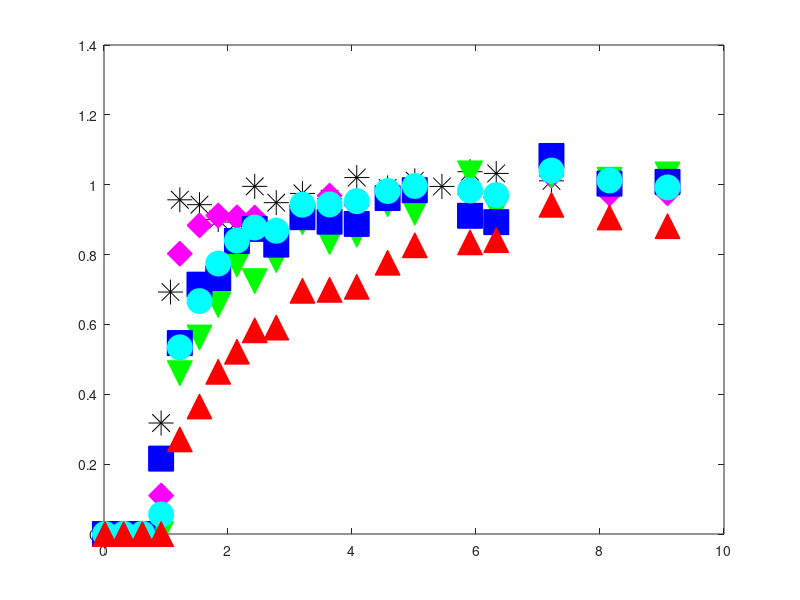

The MATLAB script that drew this image: (Note: this script raises an error after producing the figure.)
clear



%first-type BC;
%kinetic model;
%see Van Genuchten pg. 16 and 28:

%data = csvread('Obj1b_part1_data.csv',1,0);
gas_min = xlsread('GB2_gas_data.csv','A2:A21'); %time in min
data_time = gas_min.*60;
ethane = xlsread('GB2_gas_data.csv','B2:B21');
helium = xlsread('GB2_gas_data.csv','C2:C21');
n2o = xlsread('GB2_gas_data.csv','D2:D21');
sf6 = xlsread('GB2_gas_data.csv','E2:E21');
ch4 = xlsread('GB2_gas_data.csv','F2:F21');
br_min = xlsread('GB2_br_data.csv','A2:A28');
br_time = br_min.*60;
Br = xlsread('GB2_br_data.csv','B2:B28');


%time units are in seconds;
%length units are in m;

C_o = 1; %dimensionless
t = 0:50:40000;
D = 2.2e-7;    %dispersion coefficients, m2/s, default 5e-7; determined from bromide only.
    %%%%%%1.3e-6 for bromide
v = 7.67e-5;   %velocity, m/s, default 1e-4 m/s
    %%%%%%%4.65e-5 for bromide
    %try 1.19e-4 to 1.43e-4, expected values based on reactor geometry +
    %porosity
L = .3048;

data_PV = v.*data_time./L;
brdata_PV = v.*br_time./L;

figure(11)
clf
h1 = plot(brdata_PV, Br, '*k', 'MarkerSize', 18);
hold on
h2 = plot(data_PV, n2o, 'dm', 'MarkerFaceColor', 'm', 'MarkerSize', 18);
hold on
h3 = plot(data_PV, sf6, 'vg','MarkerFaceColor', 'g', 'MarkerSize', 18);
hold on
h4 = plot(data_PV, ethane, 'sb','MarkerFaceColor', 'b', 'MarkerSize', 18);
hold on
h5 = plot(data_PV, ch4, 'oc','MarkerFaceColor', 'c', 'MarkerSize', 18);
hold on
h6 = plot(data_PV, helium, '^r','MarkerFaceColor', 'r', 'MarkerSize', 18);
hold on

%%%Bromide
measured = Br;

D = 2.2e-7;%1.6e-7:0.025e-7:2e-7;    %dispersion coefficients, m2/s, default 5e-7; determined from bromide only.
    %%%%%%1.3e-6 for bromide
v = 7.67e-5;%7.4e-5:0.025e-5:7.6e-5;   %velocity, m/s, default 1e-4 m/s

R = 1.00000001;%ethR0;
%heR = 5;        %MUST BE > 1
alpha = .0001;    %rate constant, try starting in the range 5e-4 to 5e-3

                    %1/s, 100 d^-1 from Geistlinger (2005) = 1e-3 1/s
                    %vulava has 5e-4 - 1e-3  1/s for alpha for SF6, so
                    %probably faster for Helium, N2O
                    %velocity in bioreactor on the order of .003 m/s, much slower than in Vulava, so 
                    %expect lower alpha

%dimensionless parameters
%defined in Van Genuchten pg. 15, with the exception of w, beta, and R
%For w and beta, defined on pg. 28 for one-site kinetic
%non-equilibrium adsorption.  For R, comes from Fry et al. (1994) and Vulava et al. (2002): 
%R = 1 + KH*(Vg/Vw)   %use this with specific K_H values to determine Vg/Vw
%based on fit R parameter

loopcnt = 0;

results_matrix = zeros(length(D)*length(v),4);



for j = 1:length(v)
    
    for k = 1:length(D)

        
P = v(j)*L/D(k); %Peclet number
PV = v(j).*t./L;     %pore volumes, tau in equations in Table 2 in Van Genuchten
data_PV_br = v(j).*br_time./L;
w = alpha*L*(R-1)/v(j);
beta = 1/R;

%G term in Van Genuchten, equation SI-1 in Table 2:
G_T = .5 *  erfc( sqrt(P./(4.*beta.*R.*PV)).*(beta*R-PV)) + .5*exp(P).*erfc( sqrt (P./(4.*beta.*R.*PV) ).*(beta*R + PV) );
%IMPORTANT NOTE: Equation SI-1 in Table 2 has the final term as beta*R-tau.
%I think this is an error and that it should be beta*R+tau.  At the top of page 18 they note: 
%"Expressions for G(T) in Table 2 follow from those given in Table 1 by replacing T by
%tau and R by (beta*R).  In Table 1, the final term is R+T, so based on
%their statement the final term should be B*R+tau.
%This is how it is coded above, and this equation gives an effluent C
%ranging from 0 to 1, while the original equation from Van Genuchten has an
%effluent C ranging from 0 to a number much greater than 1.

%exponential term multiplied by G
term = exp(-w.*PV/(beta*R));

%some figures to visualize how each of these terms are affected by
%different fit parameters:
%use these to troubleshoot problems if the model acts weird with certain
%paremeters.
%figure(5)
%plot(PV,term)
%title('Term')

integrand_vec = zeros(1,length(PV));

delta_tau = 0.001;   %tau time increment, also d_tau dummy variable

for i = 2:length(PV)  %2:length(PV)
    
    tau = (0:delta_tau:PV(i));
    
G_tau = .5 *  erfc( sqrt(P./(4.*beta.*R.*tau)).*(beta*R-tau)) + .5*exp(P).*erfc( sqrt (P./(4.*beta.*R.*tau) ).*(beta*R + tau) );
    
    a = w.*tau;
    b = w.*(PV(i) - tau)./( (1 - beta)*R );
    
    squig = 2*sqrt(a.*b);
    
%In equation 36, the I_0 and I_1 are modified bessel functions, see
%notation on pg. 50-51
I_0 = besseli(0,squig);  %modified bessel function of the first kind, order 0
I_1 = besseli(1,squig);  %modified bessel function of the first kind, order 1
    
%H term defined by Equation 36:
H = exp(-a-b).* (I_0/beta + (squig.*I_1)./(2.*b.*(1-beta)) );


prod = G_tau.*H;

integrand = delta_tau*trapz(prod(1:length(prod)-1));   %last element of product is NaN, since the last element of H is NaN ...
                                                    %due to division by 0
                                                    %in b term
integrand_vec(i) = integrand;


end


%first_term = G_T.*term;
%figure(14)
%plot(PV,first_term)
%title('G*exp term')

%C = G(1:length(G)-1).*term(1:length(term)-1) + (w/R).*ConvInt;   %equation 35 in van genuchten
C = G_T.*term + w/R .* integrand_vec;


%find indices in PV that are closest PV to data: 
edges = [-Inf, mean([PV(2:end); PV(1:end-1)]), +Inf];
%I = discretize(data_PV_br, edges);
I = discretize(data_PV_br, edges);

RSS = sum((C(I) - measured').^2)


loopcnt = loopcnt + 1

     results_matrix(loopcnt,1) = loopcnt;
     results_matrix(loopcnt,2) = v(j);
     results_matrix(loopcnt,4) = D(k);
     results_matrix(loopcnt,5) = RSS;
     
     
    end
end

plot(PV, C, '-k', 'LineWidth',1.5)
hold on



%%%N2O
measured = n2o;

R = 1.11;%1.1:0.05:1.7;%1.7;%ethR0;
%heR = 5;        %MUST BE > 1
alpha = 2e-4;%10e-5:3e-5:40e-5; %rate constant, try starting in the range 5e-4 to 5e-3

                    %1/s, 100 d^-1 from Geistlinger (2005) = 1e-3 1/s
                    %vulava has 5e-4 - 1e-3  1/s for alpha for SF6, so
                    %probably faster for Helium, N2O
                    %velocity in bioreactor on the order of .003 m/s, much slower than in Vulava, so 
                    %expect lower alpha

%dimensionless parameters
%defined in Van Genuchten pg. 15, with the exception of w, beta, and R
%For w and beta, defined on pg. 28 for one-site kinetic
%non-equilibrium adsorption.  For R, comes from Fry et al. (1994) and Vulava et al. (2002): 
%R = 1 + KH*(Vg/Vw)   %use this with specific K_H values to determine Vg/Vw
%based on fit R parameter

loopcnt = 0;

results_matrix = zeros(length(R)*length(alpha),4);



for j = 1:length(R)
    
    for k = 1:length(alpha)

        
P = v*L/D; %Peclet number
PV = v.*t./L;     %pore volumes, tau in equations in Table 2 in Van Genuchten
w = alpha(k)*L*(R(j)-1)/v;
beta = 1/R(j);

%G term in Van Genuchten, equation SI-1 in Table 2:
G_T = .5 *  erfc( sqrt(P./(4.*beta.*R(j).*PV)).*(beta*R(j)-PV)) + .5*exp(P).*erfc( sqrt (P./(4.*beta.*R(j).*PV) ).*(beta*R(j) + PV) );
%IMPORTANT NOTE: Equation SI-1 in Table 2 has the final term as beta*R-tau.
%I think this is an error and that it should be beta*R+tau.  At the top of page 18 they note: 
%"Expressions for G(T) in Table 2 follow from those given in Table 1 by replacing T by
%tau and R by (beta*R).  In Table 1, the final term is R+T, so based on
%their statement the final term should be B*R+tau.
%This is how it is coded above, and this equation gives an effluent C
%ranging from 0 to 1, while the original equation from Van Genuchten has an
%effluent C ranging from 0 to a number much greater than 1.

%exponential term multiplied by G
term = exp(-w.*PV/(beta*R(j)));

%some figures to visualize how each of these terms are affected by
%different fit parameters:
%use these to troubleshoot problems if the model acts weird with certain
%paremeters.
%figure(5)
%plot(PV,term)
%title('Term')

integrand_vec = zeros(1,length(PV));

delta_tau = 0.001;   %tau time increment, also d_tau dummy variable

for i = 2:length(PV)  %2:length(PV)
    
    tau = (0:delta_tau:PV(i));
    
G_tau = .5 *  erfc( sqrt(P./(4.*beta.*R(j).*tau)).*(beta*R(j)-tau)) + .5*exp(P).*erfc( sqrt (P./(4.*beta.*R(j).*tau) ).*(beta*R(j) + tau) );
    
    a = w.*tau;
    b = w.*(PV(i) - tau)./( (1 - beta)*R(j) );
    
    squig = 2*sqrt(a.*b);
    
%In equation 36, the I_0 and I_1 are modified bessel functions, see
%notation on pg. 50-51
I_0 = besseli(0,squig);  %modified bessel function of the first kind, order 0
I_1 = besseli(1,squig);  %modified bessel function of the first kind, order 1
    
%H term defined by Equation 36:
H = exp(-a-b).* (I_0/beta + (squig.*I_1)./(2.*b.*(1-beta)) );


prod = G_tau.*H;

integrand = delta_tau*trapz(prod(1:length(prod)-1));   %last element of product is NaN, since the last element of H is NaN ...
                                                    %due to division by 0
                                                    %in b term
integrand_vec(i) = integrand;


end


%first_term = G_T.*term;
%figure(14)
%plot(PV,first_term)
%title('G*exp term')

%C = G(1:length(G)-1).*term(1:length(term)-1) + (w/R).*ConvInt;   %equation 35 in van genuchten
C = G_T.*term + w/R(j) .* integrand_vec;


%find indices in PV that are closest PV to data: 
edges = [-Inf, mean([PV(2:end); PV(1:end-1)]), +Inf];
%I = discretize(data_PV_br, edges);
I = discretize(data_PV, edges);

RSS = sum((C(I) - measured').^2)


loopcnt = loopcnt + 1

     results_matrix(loopcnt,1) = loopcnt;
     results_matrix(loopcnt,2) = R(j);
     results_matrix(loopcnt,4) = alpha(k);
     results_matrix(loopcnt,5) = RSS;
     
     
    end
end

plot(PV, C,'-m', 'LineWidth',1.5)
hold on






%%%SF6
measured = sf6;

R = 1.95;%1.1:0.05:1.7;%1.7;%ethR0;
%heR = 5;        %MUST BE > 1
alpha = 2.45e-4;%10e-5:3e-5:40e-5; %rate constant, try starting in the range 5e-4 to 5e-3

                    %1/s, 100 d^-1 from Geistlinger (2005) = 1e-3 1/s
                    %vulava has 5e-4 - 1e-3  1/s for alpha for SF6, so
                    %probably faster for Helium, N2O
                    %velocity in bioreactor on the order of .003 m/s, much slower than in Vulava, so 
                    %expect lower alpha

%dimensionless parameters
%defined in Van Genuchten pg. 15, with the exception of w, beta, and R
%For w and beta, defined on pg. 28 for one-site kinetic
%non-equilibrium adsorption.  For R, comes from Fry et al. (1994) and Vulava et al. (2002): 
%R = 1 + KH*(Vg/Vw)   %use this with specific K_H values to determine Vg/Vw
%based on fit R parameter

loopcnt = 0;

results_matrix = zeros(length(R)*length(alpha),4);



for j = 1:length(R)
    
    for k = 1:length(alpha)

        
P = v*L/D; %Peclet number
PV = v.*t./L;     %pore volumes, tau in equations in Table 2 in Van Genuchten
w = alpha(k)*L*(R(j)-1)/v;
beta = 1/R(j);

%G term in Van Genuchten, equation SI-1 in Table 2:
G_T = .5 *  erfc( sqrt(P./(4.*beta.*R(j).*PV)).*(beta*R(j)-PV)) + .5*exp(P).*erfc( sqrt (P./(4.*beta.*R(j).*PV) ).*(beta*R(j) + PV) );
%IMPORTANT NOTE: Equation SI-1 in Table 2 has the final term as beta*R-tau.
%I think this is an error and that it should be beta*R+tau.  At the top of page 18 they note: 
%"Expressions for G(T) in Table 2 follow from those given in Table 1 by replacing T by
%tau and R by (beta*R).  In Table 1, the final term is R+T, so based on
%their statement the final term should be B*R+tau.
%This is how it is coded above, and this equation gives an effluent C
%ranging from 0 to 1, while the original equation from Van Genuchten has an
%effluent C ranging from 0 to a number much greater than 1.

%exponential term multiplied by G
term = exp(-w.*PV/(beta*R(j)));

%some figures to visualize how each of these terms are affected by
%different fit parameters:
%use these to troubleshoot problems if the model acts weird with certain
%paremeters.
%figure(5)
%plot(PV,term)
%title('Term')

integrand_vec = zeros(1,length(PV));

delta_tau = 0.001;   %tau time increment, also d_tau dummy variable

for i = 2:length(PV)  %2:length(PV)
    
    tau = (0:delta_tau:PV(i));
    
G_tau = .5 *  erfc( sqrt(P./(4.*beta.*R(j).*tau)).*(beta*R(j)-tau)) + .5*exp(P).*erfc( sqrt (P./(4.*beta.*R(j).*tau) ).*(beta*R(j) + tau) );
    
    a = w.*tau;
    b = w.*(PV(i) - tau)./( (1 - beta)*R(j) );
    
    squig = 2*sqrt(a.*b);
    
%In equation 36, the I_0 and I_1 are modified bessel functions, see
%notation on pg. 50-51
I_0 = besseli(0,squig);  %modified bessel function of the first kind, order 0
I_1 = besseli(1,squig);  %modified bessel function of the first kind, order 1
    
%H term defined by Equation 36:
H = exp(-a-b).* (I_0/beta + (squig.*I_1)./(2.*b.*(1-beta)) );


prod = G_tau.*H;

integrand = delta_tau*trapz(prod(1:length(prod)-1));   %last element of product is NaN, since the last element of H is NaN ...
                                                    %due to division by 0
                                                    %in b term
integrand_vec(i) = integrand;


end


%first_term = G_T.*term;
%figure(14)
%plot(PV,first_term)
%title('G*exp term')

%C = G(1:length(G)-1).*term(1:length(term)-1) + (w/R).*ConvInt;   %equation 35 in van genuchten
C = G_T.*term + w/R(j) .* integrand_vec;


%find indices in PV that are closest PV to data: 
edges = [-Inf, mean([PV(2:end); PV(1:end-1)]), +Inf];
%I = discretize(data_PV_br, edges);
I = discretize(data_PV, edges);

RSS = sum((C(I) - measured').^2)


loopcnt = loopcnt + 1

     results_matrix(loopcnt,1) = loopcnt;
     results_matrix(loopcnt,2) = R(j);
     results_matrix(loopcnt,4) = alpha(k);
     results_matrix(loopcnt,5) = RSS;
     
     
    end
end

plot(PV, C, '-g', 'LineWidth',1.5)
hold on







%%%Ethane
measured = ethane;

R = 1.68;%1.1:0.05:1.7;%1.7;%ethR0;
%heR = 5;        %MUST BE > 1
alpha = 2.05e-4;%10e-5:3e-5:40e-5; %rate constant, try starting in the range 5e-4 to 5e-3

                    %1/s, 100 d^-1 from Geistlinger (2005) = 1e-3 1/s
                    %vulava has 5e-4 - 1e-3  1/s for alpha for SF6, so
                    %probably faster for Helium, N2O
                    %velocity in bioreactor on the order of .003 m/s, much slower than in Vulava, so 
                    %expect lower alpha

%dimensionless parameters
%defined in Van Genuchten pg. 15, with the exception of w, beta, and R
%For w and beta, defined on pg. 28 for one-site kinetic
%non-equilibrium adsorption.  For R, comes from Fry et al. (1994) and Vulava et al. (2002): 
%R = 1 + KH*(Vg/Vw)   %use this with specific K_H values to determine Vg/Vw
%based on fit R parameter

loopcnt = 0;

results_matrix = zeros(length(R)*length(alpha),4);



for j = 1:length(R)
    
    for k = 1:length(alpha)

        
P = v*L/D; %Peclet number
PV = v.*t./L;     %pore volumes, tau in equations in Table 2 in Van Genuchten
w = alpha(k)*L*(R(j)-1)/v;
beta = 1/R(j);

%G term in Van Genuchten, equation SI-1 in Table 2:
G_T = .5 *  erfc( sqrt(P./(4.*beta.*R(j).*PV)).*(beta*R(j)-PV)) + .5*exp(P).*erfc( sqrt (P./(4.*beta.*R(j).*PV) ).*(beta*R(j) + PV) );
%IMPORTANT NOTE: Equation SI-1 in Table 2 has the final term as beta*R-tau.
%I think this is an error and that it should be beta*R+tau.  At the top of page 18 they note: 
%"Expressions for G(T) in Table 2 follow from those given in Table 1 by replacing T by
%tau and R by (beta*R).  In Table 1, the final term is R+T, so based on
%their statement the final term should be B*R+tau.
%This is how it is coded above, and this equation gives an effluent C
%ranging from 0 to 1, while the original equation from Van Genuchten has an
%effluent C ranging from 0 to a number much greater than 1.

%exponential term multiplied by G
term = exp(-w.*PV/(beta*R(j)));

%some figures to visualize how each of these terms are affected by
%different fit parameters:
%use these to troubleshoot problems if the model acts weird with certain
%paremeters.
%figure(5)
%plot(PV,term)
%title('Term')

integrand_vec = zeros(1,length(PV));

delta_tau = 0.001;   %tau time increment, also d_tau dummy variable

for i = 2:length(PV)  %2:length(PV)
    
    tau = (0:delta_tau:PV(i));
    
G_tau = .5 *  erfc( sqrt(P./(4.*beta.*R(j).*tau)).*(beta*R(j)-tau)) + .5*exp(P).*erfc( sqrt (P./(4.*beta.*R(j).*tau) ).*(beta*R(j) + tau) );
    
    a = w.*tau;
    b = w.*(PV(i) - tau)./( (1 - beta)*R(j) );
    
    squig = 2*sqrt(a.*b);
    
%In equation 36, the I_0 and I_1 are modified bessel functions, see
%notation on pg. 50-51
I_0 = besseli(0,squig);  %modified bessel function of the first kind, order 0
I_1 = besseli(1,squig);  %modified bessel function of the first kind, order 1
    
%H term defined by Equation 36:
H = exp(-a-b).* (I_0/beta + (squig.*I_1)./(2.*b.*(1-beta)) );


prod = G_tau.*H;

integrand = delta_tau*trapz(prod(1:length(prod)-1));   %last element of product is NaN, since the last element of H is NaN ...
                                                    %due to division by 0
                                                    %in b term
integrand_vec(i) = integrand;


end


%first_term = G_T.*term;
%figure(14)
%plot(PV,first_term)
%title('G*exp term')

%C = G(1:length(G)-1).*term(1:length(term)-1) + (w/R).*ConvInt;   %equation 35 in van genuchten
C = G_T.*term + w/R(j) .* integrand_vec;


%find indices in PV that are closest PV to data: 
edges = [-Inf, mean([PV(2:end); PV(1:end-1)]), +Inf];
%I = discretize(data_PV_br, edges);
I = discretize(data_PV, edges);

RSS = sum((C(I) - measured').^2)


loopcnt = loopcnt + 1

     results_matrix(loopcnt,1) = loopcnt;
     results_matrix(loopcnt,2) = R(j);
     results_matrix(loopcnt,4) = alpha(k);
     results_matrix(loopcnt,5) = RSS;
     
     
    end
end

plot(PV, C, '-b', 'LineWidth',1.5)
hold on









%%%Methane
measured = ch4;

R = 1.54;%1.1:0.05:1.7;%1.7;%ethR0;
%heR = 5;        %MUST BE > 1
alpha = 4e-4;%10e-5:3e-5:40e-5; %rate constant, try starting in the range 5e-4 to 5e-3

                    %1/s, 100 d^-1 from Geistlinger (2005) = 1e-3 1/s
                    %vulava has 5e-4 - 1e-3  1/s for alpha for SF6, so
                    %probably faster for Helium, N2O
                    %velocity in bioreactor on the order of .003 m/s, much slower than in Vulava, so 
                    %expect lower alpha

%dimensionless parameters
%defined in Van Genuchten pg. 15, with the exception of w, beta, and R
%For w and beta, defined on pg. 28 for one-site kinetic
%non-equilibrium adsorption.  For R, comes from Fry et al. (1994) and Vulava et al. (2002): 
%R = 1 + KH*(Vg/Vw)   %use this with specific K_H values to determine Vg/Vw
%based on fit R parameter

loopcnt = 0;

results_matrix = zeros(length(R)*length(alpha),4);



for j = 1:length(R)
    
    for k = 1:length(alpha)

        
P = v*L/D; %Peclet number
PV = v.*t./L;     %pore volumes, tau in equations in Table 2 in Van Genuchten
w = alpha(k)*L*(R(j)-1)/v;
beta = 1/R(j);

%G term in Van Genuchten, equation SI-1 in Table 2:
G_T = .5 *  erfc( sqrt(P./(4.*beta.*R(j).*PV)).*(beta*R(j)-PV)) + .5*exp(P).*erfc( sqrt (P./(4.*beta.*R(j).*PV) ).*(beta*R(j) + PV) );
%IMPORTANT NOTE: Equation SI-1 in Table 2 has the final term as beta*R-tau.
%I think this is an error and that it should be beta*R+tau.  At the top of page 18 they note: 
%"Expressions for G(T) in Table 2 follow from those given in Table 1 by replacing T by
%tau and R by (beta*R).  In Table 1, the final term is R+T, so based on
%their statement the final term should be B*R+tau.
%This is how it is coded above, and this equation gives an effluent C
%ranging from 0 to 1, while the original equation from Van Genuchten has an
%effluent C ranging from 0 to a number much greater than 1.

%exponential term multiplied by G
term = exp(-w.*PV/(beta*R(j)));

%some figures to visualize how each of these terms are affected by
%different fit parameters:
%use these to troubleshoot problems if the model acts weird with certain
%paremeters.
%figure(5)
%plot(PV,term)
%title('Term')

integrand_vec = zeros(1,length(PV));

delta_tau = 0.001;   %tau time increment, also d_tau dummy variable

for i = 2:length(PV)  %2:length(PV)
    
    tau = (0:delta_tau:PV(i));
    
G_tau = .5 *  erfc( sqrt(P./(4.*beta.*R(j).*tau)).*(beta*R(j)-tau)) + .5*exp(P).*erfc( sqrt (P./(4.*beta.*R(j).*tau) ).*(beta*R(j) + tau) );
    
    a = w.*tau;
    b = w.*(PV(i) - tau)./( (1 - beta)*R(j) );
    
    squig = 2*sqrt(a.*b);
    
%In equation 36, the I_0 and I_1 are modified bessel functions, see
%notation on pg. 50-51
I_0 = besseli(0,squig);  %modified bessel function of the first kind, order 0
I_1 = besseli(1,squig);  %modified bessel function of the first kind, order 1
    
%H term defined by Equation 36:
H = exp(-a-b).* (I_0/beta + (squig.*I_1)./(2.*b.*(1-beta)) );


prod = G_tau.*H;

integrand = delta_tau*trapz(prod(1:length(prod)-1));   %last element of product is NaN, since the last element of H is NaN ...
                                                    %due to division by 0
                                                    %in b term
integrand_vec(i) = integrand;


end


%first_term = G_T.*term;
%figure(14)
%plot(PV,first_term)
%title('G*exp term')

%C = G(1:length(G)-1).*term(1:length(term)-1) + (w/R).*ConvInt;   %equation 35 in van genuchten
C = G_T.*term + w/R(j) .* integrand_vec;


%find indices in PV that are closest PV to data: 
edges = [-Inf, mean([PV(2:end); PV(1:end-1)]), +Inf];
%I = discretize(data_PV_br, edges);
I = discretize(data_PV, edges);

RSS = sum((C(I) - measured').^2)


loopcnt = loopcnt + 1

     results_matrix(loopcnt,1) = loopcnt;
     results_matrix(loopcnt,2) = R(j);
     results_matrix(loopcnt,4) = alpha(k);
     results_matrix(loopcnt,5) = RSS;
     
     
    end
end

plot(PV, C, '-c', 'LineWidth',1.5)
hold on









%%%Helium
measured = helium;

R = 3.12;%1.1:0.05:1.7;%1.7;%ethR0;
%heR = 5;        %MUST BE > 1
alpha = 1.55e-4;%10e-5:3e-5:40e-5; %rate constant, try starting in the range 5e-4 to 5e-3

                    %1/s, 100 d^-1 from Geistlinger (2005) = 1e-3 1/s
                    %vulava has 5e-4 - 1e-3  1/s for alpha for SF6, so
                    %probably faster for Helium, N2O
                    %velocity in bioreactor on the order of .003 m/s, much slower than in Vulava, so 
                    %expect lower alpha

%dimensionless parameters
%defined in Van Genuchten pg. 15, with the exception of w, beta, and R
%For w and beta, defined on pg. 28 for one-site kinetic
%non-equilibrium adsorption.  For R, comes from Fry et al. (1994) and Vulava et al. (2002): 
%R = 1 + KH*(Vg/Vw)   %use this with specific K_H values to determine Vg/Vw
%based on fit R parameter

loopcnt = 0;

results_matrix = zeros(length(R)*length(alpha),4);



for j = 1:length(R)
    
    for k = 1:length(alpha)

        
P = v*L/D; %Peclet number
PV = v.*t./L;     %pore volumes, tau in equations in Table 2 in Van Genuchten
w = alpha(k)*L*(R(j)-1)/v;
beta = 1/R(j);

%G term in Van Genuchten, equation SI-1 in Table 2:
G_T = .5 *  erfc( sqrt(P./(4.*beta.*R(j).*PV)).*(beta*R(j)-PV)) + .5*exp(P).*erfc( sqrt (P./(4.*beta.*R(j).*PV) ).*(beta*R(j) + PV) );
%IMPORTANT NOTE: Equation SI-1 in Table 2 has the final term as beta*R-tau.
%I think this is an error and that it should be beta*R+tau.  At the top of page 18 they note: 
%"Expressions for G(T) in Table 2 follow from those given in Table 1 by replacing T by
%tau and R by (beta*R).  In Table 1, the final term is R+T, so based on
%their statement the final term should be B*R+tau.
%This is how it is coded above, and this equation gives an effluent C
%ranging from 0 to 1, while the original equation from Van Genuchten has an
%effluent C ranging from 0 to a number much greater than 1.

%exponential term multiplied by G
term = exp(-w.*PV/(beta*R(j)));

%some figures to visualize how each of these terms are affected by
%different fit parameters:
%use these to troubleshoot problems if the model acts weird with certain
%paremeters.
%figure(5)
%plot(PV,term)
%title('Term')

integrand_vec = zeros(1,length(PV));

delta_tau = 0.001;   %tau time increment, also d_tau dummy variable

for i = 2:length(PV)  %2:length(PV)
    
    tau = (0:delta_tau:PV(i));
    
G_tau = .5 *  erfc( sqrt(P./(4.*beta.*R(j).*tau)).*(beta*R(j)-tau)) + .5*exp(P).*erfc( sqrt (P./(4.*beta.*R(j).*tau) ).*(beta*R(j) + tau) );
    
    a = w.*tau;
    b = w.*(PV(i) - tau)./( (1 - beta)*R(j) );
    
    squig = 2*sqrt(a.*b);
    
%In equation 36, the I_0 and I_1 are modified bessel functions, see
%notation on pg. 50-51
I_0 = besseli(0,squig);  %modified bessel function of the first kind, order 0
I_1 = besseli(1,squig);  %modified bessel function of the first kind, order 1
    
%H term defined by Equation 36:
H = exp(-a-b).* (I_0/beta + (squig.*I_1)./(2.*b.*(1-beta)) );


prod = G_tau.*H;

integrand = delta_tau*trapz(prod(1:length(prod)-1));   %last element of product is NaN, since the last element of H is NaN ...
                                                    %due to division by 0
                                                    %in b term
integrand_vec(i) = integrand;


end


%first_term = G_T.*term;
%figure(14)
%plot(PV,first_term)
%title('G*exp term')

%C = G(1:length(G)-1).*term(1:length(term)-1) + (w/R).*ConvInt;   %equation 35 in van genuchten
C = G_T.*term + w/R(j) .* integrand_vec;


%find indices in PV that are closest PV to data: 
edges = [-Inf, mean([PV(2:end); PV(1:end-1)]), +Inf];
%I = discretize(data_PV_br, edges);
I = discretize(data_PV, edges);

RSS = sum((C(I) - measured').^2)


loopcnt = loopcnt + 1

     results_matrix(loopcnt,1) = loopcnt;
     results_matrix(loopcnt,2) = R(j);
     results_matrix(loopcnt,4) = alpha(k);
     results_matrix(loopcnt,5) = RSS;
     
     
    end
end

plot(PV, C, '-r', 'LineWidth',1.5)
hold on



ylim([-0.1 1.2])
xlim([0 10])
ylabel('C/C_o')
xlabel('PV')
legend('Br^-','N_2O', 'SF_6', 'C_2H_6', 'CH_4', 'He', 'Location', 'southeast'); %
set(gca, 'FontSize', 34);




